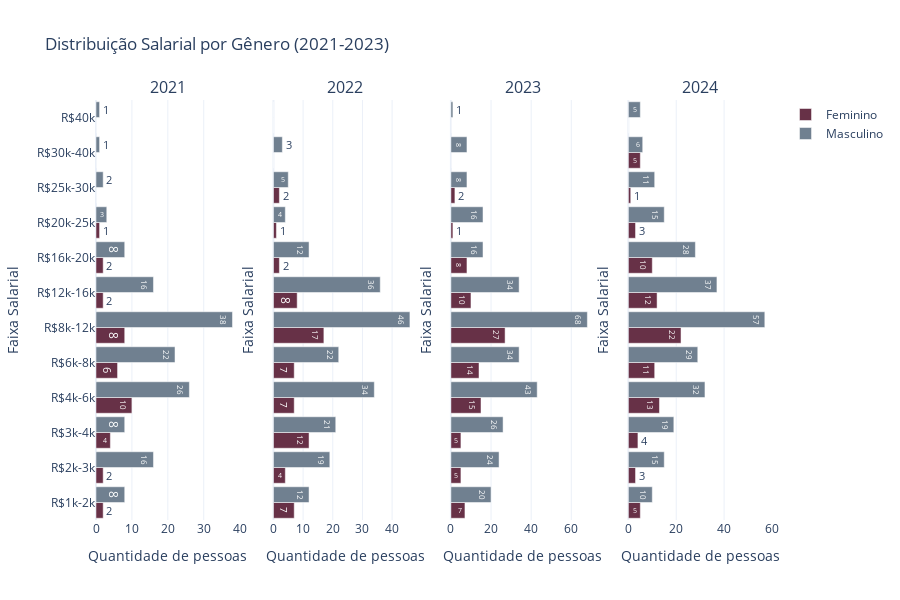

The notebook cell this image was saved under:
### Markdown cell above
# Visualizando os dados

### Code cell
# Distribuição faixa salarial x genero

def criar_piramide_salarial(df_rj):
    # Configurações de cores
    cores = {"Masculino": "#708090", "Feminino": "#673147"}

    # Criando figura com subplots
    fig = make_subplots(
        rows=1,
        cols=4,
        subplot_titles=("2021", "2022", "2023", "2024"),
        shared_yaxes=True
    )

    anos = ['2021', '2022', '2023', '2024']

    for idx, ano in enumerate(anos, 1):
        # Filtrando dados do ano atual
        df_grouped = df_rj[df_rj["ano_pesquisa"] == ano]
        df_grouped = df_grouped.groupby(["faixa_salarial", "genero"]).size().reset_index(name="count")
        
        # Pivot para separar por gênero
        df_plot = df_grouped.pivot(index="faixa_salarial", columns="genero", values="count").fillna(0)

        # Garantindo que as colunas existam
        for genero in ["Masculino", "Feminino"]:
            if genero not in df_plot.columns:
                df_plot[genero] = 0

        # Adicionando barras para Feminino
        fig.add_trace(
            go.Bar(
                y=df_plot.index,
                x=df_plot["Feminino"],
                name="Feminino",  # Removemos o ano para agrupar na legenda
                orientation="h",
                marker=dict(color=cores["Feminino"]),
                text=df_plot["Feminino"].astype(int),
                textposition='auto',
                showlegend=True if idx == 1 else False  # Exibe legenda apenas no primeiro ano
            ),
            row=1,
            col=idx
        )

        # Adicionando barras para Masculino
        fig.add_trace(
            go.Bar(
                y=df_plot.index,
                x=df_plot["Masculino"],
                name="Masculino",  # Removemos o ano para agrupar na legenda
                orientation="h",
                marker=dict(color=cores["Masculino"]),
                text=df_plot["Masculino"].astype(int),
                textposition='auto',
                showlegend=True if idx == 1 else False  # Exibe legenda apenas no primeiro ano
            ),
            row=1,
            col=idx
        )

    # Configurando layout
    fig.update_layout(
        title="Distribuição Salarial por Gênero (2021-2023)",
        template="plotly_white",
        height=600,
        bargap=0.1,
        showlegend=True
    )

    # Configurando eixos
    fig.update_xaxes(title_text="Quantidade de pessoas")
    fig.update_yaxes(title_text="Faixa Salarial")

    return fig

# Usar a função
fig = criar_piramide_salarial(df_rj)
fig.show()

### Figure 1 — Plotly figure (JSON) as saved in the notebook; plotly's stock layout.template omitted (floating-point values rounded to 4 significant figures)
{"data": [{"marker": {"color": "#673147"}, "name": "Feminino", "orientation": "h", "showlegend": true, "text": [2, 2, 4, 10, 6, 8, 2, 2, 1, 0, 0, 0], "textposition": "auto", "type": "bar", "x": [2, 2, 4, 10, 6, 8, 2, 2, 1, 0, 0, 0], "xaxis": "x", "y": ["R$1k-2k", "R$2k-3k", "R$3k-4k", "R$4k-6k", "R$6k-8k", "R$8k-12k", "R$12k-16k", "R$16k-20k", "R$20k-25k", "R$25k-30k", "R$30k-40k", "R$40k"], "yaxis": "y"}, {"marker": {"color": "#708090"}, "name": "Masculino", "orientation": "h", "showlegend": true, "text": [8, 16, 8, 26, 22, 38, 16, 8, 3, 2, 1, 1], "textposition": "auto", "type": "bar", "x": [8, 16, 8, 26, 22, 38, 16, 8, 3, 2, 1, 1], "xaxis": "x", "y": ["R$1k-2k", "R$2k-3k", "R$3k-4k", "R$4k-6k", "R$6k-8k", "R$8k-12k", "R$12k-16k", "R$16k-20k", "R$20k-25k", "R$25k-30k", "R$30k-40k", "R$40k"], "yaxis": "y"}, {"marker": {"color": "#673147"}, "name": "Feminino", "orientation": "h", "showlegend": false, "text": [7, 4, 12, 7, 7, 17, 8, 2, 1, 2, 0, 0], "textposition": "auto", "type": "bar", "x": [7, 4, 12, 7, 7, 17, 8, 2, 1, 2, 0, 0], "xaxis": "x2", "y": ["R$1k-2k", "R$2k-3k", "R$3k-4k", "R$4k-6k", "R$6k-8k", "R$8k-12k", "R$12k-16k", "R$16k-20k", "R$20k-25k", "R$25k-30k", "R$30k-40k", "R$40k"], "yaxis": "y2"}, {"marker": {"color": "#708090"}, "name": "Masculino", "orientation": "h", "showlegend": false, "text": [12, 19, 21, 34, 22, 46, 36, 12, 4, 5, 3, 0], "textposition": "auto", "type": "bar", "x": [12, 19, 21, 34, 22, 46, 36, 12, 4, 5, 3, 0], "xaxis": "x2", "y": ["R$1k-2k", "R$2k-3k", "R$3k-4k", "R$4k-6k", "R$6k-8k", "R$8k-12k", "R$12k-16k", "R$16k-20k", "R$20k-25k", "R$25k-30k", "R$30k-40k", "R$40k"], "yaxis": "y2"}, {"marker": {"color": "#673147"}, "name": "Feminino", "orientation": "h", "showlegend": false, "text": [7, 5, 5, 15, 14, 27, 10, 8, 1, 2, 0, 0], "textposition": "auto", "type": "bar", "x": [7, 5, 5, 15, 14, 27, 10, 8, 1, 2, 0, 0], "xaxis": "x3", "y": ["R$1k-2k", "R$2k-3k", "R$3k-4k", "R$4k-6k", "R$6k-8k", "R$8k-12k", "R$12k-16k", "R$16k-20k", "R$20k-25k", "R$25k-30k", "R$30k-40k", "R$40k"], "yaxis": "y3"}, {"marker": {"color": "#708090"}, "name": "Masculino", "orientation": "h", "showlegend": false, "text": [20, 24, 26, 43, 34, 68, 34, 16, 16, 8, 8, 1], "textposition": "auto", "type": "bar", "x": [20, 24, 26, 43, 34, 68, 34, 16, 16, 8, 8, 1], "xaxis": "x3", "y": ["R$1k-2k", "R$2k-3k", "R$3k-4k", "R$4k-6k", "R$6k-8k", "R$8k-12k", "R$12k-16k", "R$16k-20k", "R$20k-25k", "R$25k-30k", "R$30k-40k", "R$40k"], "yaxis": "y3"}, {"marker": {"color": "#673147"}, "name": "Feminino", "orientation": "h", "showlegend": false, "text": [5, 3, 4, 13, 11, 22, 12, 10, 3, 1, 5, 0], "textposition": "auto", "type": "bar", "x": [5, 3, 4, 13, 11, 22, 12, 10, 3, 1, 5, 0], "xaxis": "x4", "y": ["R$1k-2k", "R$2k-3k", "R$3k-4k", "R$4k-6k", "R$6k-8k", "R$8k-12k", "R$12k-16k", "R$16k-20k", "R$20k-25k", "R$25k-30k", "R$30k-40k", "R$40k"], "yaxis": "y4"}, {"marker": {"color": "#708090"}, "name": "Masculino", "orientation": "h", "showlegend": false, "text": [10, 15, 19, 32, 29, 57, 37, 28, 15, 11, 6, 5], "textposition": "auto", "type": "bar", "x": [10, 15, 19, 32, 29, 57, 37, 28, 15, 11, 6, 5], "xaxis": "x4", "y": ["R$1k-2k", "R$2k-3k", "R$3k-4k", "R$4k-6k", "R$6k-8k", "R$8k-12k", "R$12k-16k", "R$16k-20k", "R$20k-25k", "R$25k-30k", "R$30k-40k", "R$40k"], "yaxis": "y4"}], "layout": {"annotations": [{"font": {"size": 16}, "showarrow": false, "text": "2021", "x": 0.1062, "xanchor": "center", "xref": "paper", "y": 1, "yanchor": "bottom", "yref": "paper"}, {"font": {"size": 16}, "showarrow": false, "text": "2022", "x": 0.3688, "xanchor": "center", "xref": "paper", "y": 1, "yanchor": "bottom", "yref": "paper"}, {"font": {"size": 16}, "showarrow": false, "text": "2023", "x": 0.6313, "xanchor": "center", "xref": "paper", "y": 1, "yanchor": "bottom", "yref": "paper"}, {"font": {"size": 16}, "showarrow": false, "text": "2024", "x": 0.8938, "xanchor": "center", "xref": "paper", "y": 1, "yanchor": "bottom", "yref": "paper"}], "bargap": 0.1, "height": 600, "showlegend": true, "title": {"text": "Distribuição Salarial por Gênero (2021-2023)"}, "xaxis": {"anchor": "y", "domain": [0, 0.2125], "title": {"text": "Quantidade de pessoas"}}, "xaxis2": {"anchor": "y2", "domain": [0.2625, 0.475], "title": {"text": "Quantidade de pessoas"}}, "xaxis3": {"anchor": "y3", "domain": [0.525, 0.7375], "title": {"text": "Quantidade de pessoas"}}, "xaxis4": {"anchor": "y4", "domain": [0.7875, 1], "title": {"text": "Quantidade de pessoas"}}, "yaxis": {"anchor": "x", "domain": [0, 1], "title": {"text": "Faixa Salarial"}}, "yaxis2": {"anchor": "x2", "domain": [0, 1], "matches": "y", "showticklabels": false, "title": {"text": "Faixa Salarial"}}, "yaxis3": {"anchor": "x3", "domain": [0, 1], "matches": "y", "showticklabels": false, "title": {"text": "Faixa Salarial"}}, "yaxis4": {"anchor": "x4", "domain": [0, 1], "matches": "y", "showticklabels": false, "title": {"text": "Faixa Salarial"}}}}
